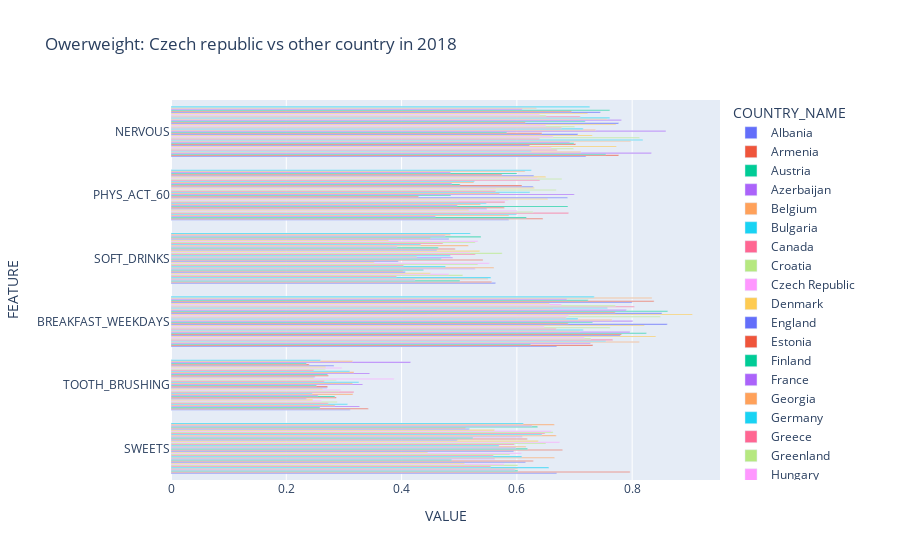

Here is the notebook cell this chart was saved with:
### Code cell
fig_horizontal.show()

### Figure 1 — Plotly figure (JSON) as saved in the notebook; plotly's stock layout.template omitted (floating-point values rounded to 4 significant figures)
{"data": [{"alignmentgroup": "True", "hovertemplate": "COUNTRY_NAME=Albania<br>VALUE=%{x}<br>FEATURE=%{y}<extra></extra>", "legendgroup": "Albania", "marker": {"color": "#636efa", "pattern": {"shape": ""}}, "name": "Albania", "offsetgroup": "Albania", "orientation": "h", "showlegend": true, "textposition": "auto", "type": "bar", "x": [0.669, 0.3108, 0.6693, 0.5628, 0.586, 0.72], "xaxis": "x", "y": ["SWEETS", "TOOTH_BRUSHING", "BREAKFAST_WEEKDAYS", "SOFT_DRINKS", "PHYS_ACT_60", "NERVOUS"], "yaxis": "y"}, {"alignmentgroup": "True", "hovertemplate": "COUNTRY_NAME=Armenia<br>VALUE=%{x}<br>FEATURE=%{y}<extra></extra>", "legendgroup": "Armenia", "marker": {"color": "#EF553B", "pattern": {"shape": ""}}, "name": "Armenia", "offsetgroup": "Armenia", "orientation": "h", "showlegend": true, "textposition": "auto", "type": "bar", "x": [0.7964, 0.3422, 0.7319, 0.5562, 0.6452, 0.7766], "xaxis": "x", "y": ["SWEETS", "TOOTH_BRUSHING", "BREAKFAST_WEEKDAYS", "SOFT_DRINKS", "PHYS_ACT_60", "NERVOUS"], "yaxis": "y"}, {"alignmentgroup": "True", "hovertemplate": "COUNTRY_NAME=Austria<br>VALUE=%{x}<br>FEATURE=%{y}<extra></extra>", "legendgroup": "Austria", "marker": {"color": "#00cc96", "pattern": {"shape": ""}}, "name": "Austria", "offsetgroup": "Austria", "orientation": "h", "showlegend": true, "textposition": "auto", "type": "bar", "x": [0.6017, 0.2585, 0.6241, 0.5011, 0.6166, 0.7546], "xaxis": "x", "y": ["SWEETS", "TOOTH_BRUSHING", "BREAKFAST_WEEKDAYS", "SOFT_DRINKS", "PHYS_ACT_60", "NERVOUS"], "yaxis": "y"}, {"alignmentgroup": "True", "hovertemplate": "COUNTRY_NAME=Azerbaijan<br>VALUE=%{x}<br>FEATURE=%{y}<extra></extra>", "legendgroup": "Azerbaijan", "marker": {"color": "#ab63fa", "pattern": {"shape": ""}}, "name": "Azerbaijan", "offsetgroup": "Azerbaijan", "orientation": "h", "showlegend": true, "textposition": "auto", "type": "bar", "x": [0.5963, 0.3272, 0.7277, 0.4231, 0.459, 0.8332], "xaxis": "x", "y": ["SWEETS", "TOOTH_BRUSHING", "BREAKFAST_WEEKDAYS", "SOFT_DRINKS", "PHYS_ACT_60", "NERVOUS"], "yaxis": "y"}, {"alignmentgroup": "True", "hovertemplate": "COUNTRY_NAME=Belgium<br>VALUE=%{x}<br>FEATURE=%{y}<extra></extra>", "legendgroup": "Belgium", "marker": {"color": "#FFA15A", "pattern": {"shape": ""}}, "name": "Belgium", "offsetgroup": "Belgium", "orientation": "h", "showlegend": true, "textposition": "auto", "type": "bar", "x": [0.6015, 0.2847, 0.8123, 0.5501, 0.5863, 0.7112], "xaxis": "x", "y": ["SWEETS", "TOOTH_BRUSHING", "BREAKFAST_WEEKDAYS", "SOFT_DRINKS", "PHYS_ACT_60", "NERVOUS"], "yaxis": "y"}, {"alignmentgroup": "True", "hovertemplate": "COUNTRY_NAME=Bulgaria<br>VALUE=%{x}<br>FEATURE=%{y}<extra></extra>", "legendgroup": "Bulgaria", "marker": {"color": "#19d3f3", "pattern": {"shape": ""}}, "name": "Bulgaria", "offsetgroup": "Bulgaria", "orientation": "h", "showlegend": true, "textposition": "auto", "type": "bar", "x": [0.6555, 0.3064, 0.7546, 0.555, 0.5994, 0.6251], "xaxis": "x", "y": ["SWEETS", "TOOTH_BRUSHING", "BREAKFAST_WEEKDAYS", "SOFT_DRINKS", "PHYS_ACT_60", "NERVOUS"], "yaxis": "y"}, {"alignmentgroup": "True", "hovertemplate": "COUNTRY_NAME=Canada<br>VALUE=%{x}<br>FEATURE=%{y}<extra></extra>", "legendgroup": "Canada", "marker": {"color": "#FF6692", "pattern": {"shape": ""}}, "name": "Canada", "offsetgroup": "Canada", "orientation": "h", "showlegend": true, "textposition": "auto", "type": "bar", "x": [0.5549, 0.2729, 0.7662, 0.3915, 0.6896, 0.6699], "xaxis": "x", "y": ["SWEETS", "TOOTH_BRUSHING", "BREAKFAST_WEEKDAYS", "SOFT_DRINKS", "PHYS_ACT_60", "NERVOUS"], "yaxis": "y"}, {"alignmentgroup": "True", "hovertemplate": "COUNTRY_NAME=Croatia<br>VALUE=%{x}<br>FEATURE=%{y}<extra></extra>", "legendgroup": "Croatia", "marker": {"color": "#B6E880", "pattern": {"shape": ""}}, "name": "Croatia", "offsetgroup": "Croatia", "orientation": "h", "showlegend": true, "textposition": "auto", "type": "bar", "x": [0.6016, 0.2883, 0.7286, 0.5062, 0.6281, 0.6983], "xaxis": "x", "y": ["SWEETS", "TOOTH_BRUSHING", "BREAKFAST_WEEKDAYS", "SOFT_DRINKS", "PHYS_ACT_60", "NERVOUS"], "yaxis": "y"}, {"alignmentgroup": "True", "hovertemplate": "COUNTRY_NAME=Czech Republic<br>VALUE=%{x}<br>FEATURE=%{y}<extra></extra>", "legendgroup": "Czech Republic", "marker": {"color": "#FF97FF", "pattern": {"shape": ""}}, "name": "Czech Republic", "offsetgroup": "Czech Republic", "orientation": "h", "showlegend": true, "textposition": "auto", "type": "bar", "x": [0.5783, 0.2608, 0.7173, 0.4824, 0.6001, 0.6597], "xaxis": "x", "y": ["SWEETS", "TOOTH_BRUSHING", "BREAKFAST_WEEKDAYS", "SOFT_DRINKS", "PHYS_ACT_60", "NERVOUS"], "yaxis": "y"}, {"alignmentgroup": "True", "hovertemplate": "COUNTRY_NAME=Denmark<br>VALUE=%{x}<br>FEATURE=%{y}<extra></extra>", "legendgroup": "Denmark", "marker": {"color": "#FECB52", "pattern": {"shape": ""}}, "name": "Denmark", "offsetgroup": "Denmark", "orientation": "h", "showlegend": true, "textposition": "auto", "type": "bar", "x": [0.5094, 0.2458, 0.8412, 0.45, 0.5167, 0.7728], "xaxis": "x", "y": ["SWEETS", "TOOTH_BRUSHING", "BREAKFAST_WEEKDAYS", "SOFT_DRINKS", "PHYS_ACT_60", "NERVOUS"], "yaxis": "y"}, {"alignmentgroup": "True", "hovertemplate": "COUNTRY_NAME=England<br>VALUE=%{x}<br>FEATURE=%{y}<extra></extra>", "legendgroup": "England", "marker": {"color": "#636efa", "pattern": {"shape": ""}}, "name": "England", "offsetgroup": "England", "orientation": "h", "showlegend": true, "textposition": "auto", "type": "bar", "x": [0.615, 0.2348, 0.7797, 0.4064, 0.5478, 0.6222], "xaxis": "x", "y": ["SWEETS", "TOOTH_BRUSHING", "BREAKFAST_WEEKDAYS", "SOFT_DRINKS", "PHYS_ACT_60", "NERVOUS"], "yaxis": "y"}, {"alignmentgroup": "True", "hovertemplate": "COUNTRY_NAME=Estonia<br>VALUE=%{x}<br>FEATURE=%{y}<extra></extra>", "legendgroup": "Estonia", "marker": {"color": "#EF553B", "pattern": {"shape": ""}}, "name": "Estonia", "offsetgroup": "Estonia", "orientation": "h", "showlegend": true, "textposition": "auto", "type": "bar", "x": [0.6284, 0.2867, 0.7816, 0.4027, 0.5783, 0.7021], "xaxis": "x", "y": ["SWEETS", "TOOTH_BRUSHING", "BREAKFAST_WEEKDAYS", "SOFT_DRINKS", "PHYS_ACT_60", "NERVOUS"], "yaxis": "y"}, {"alignmentgroup": "True", "hovertemplate": "COUNTRY_NAME=Finland<br>VALUE=%{x}<br>FEATURE=%{y}<extra></extra>", "legendgroup": "Finland", "marker": {"color": "#00cc96", "pattern": {"shape": ""}}, "name": "Finland", "offsetgroup": "Finland", "orientation": "h", "showlegend": true, "textposition": "auto", "type": "bar", "x": [0.4869, 0.2843, 0.8247, 0.4378, 0.6887, 0.6991], "xaxis": "x", "y": ["SWEETS", "TOOTH_BRUSHING", "BREAKFAST_WEEKDAYS", "SOFT_DRINKS", "PHYS_ACT_60", "NERVOUS"], "yaxis": "y"}, {"alignmentgroup": "True", "hovertemplate": "COUNTRY_NAME=France<br>VALUE=%{x}<br>FEATURE=%{y}<extra></extra>", "legendgroup": "France", "marker": {"color": "#ab63fa", "pattern": {"shape": ""}}, "name": "France", "offsetgroup": "France", "orientation": "h", "showlegend": true, "textposition": "auto", "type": "bar", "x": [0.5617, 0.2551, 0.7962, 0.5276, 0.4968, 0.6917], "xaxis": "x", "y": ["SWEETS", "TOOTH_BRUSHING", "BREAKFAST_WEEKDAYS", "SOFT_DRINKS", "PHYS_ACT_60", "NERVOUS"], "yaxis": "y"}, {"alignmentgroup": "True", "hovertemplate": "COUNTRY_NAME=Georgia<br>VALUE=%{x}<br>FEATURE=%{y}<extra></extra>", "legendgroup": "Georgia", "marker": {"color": "#FFA15A", "pattern": {"shape": ""}}, "name": "Georgia", "offsetgroup": "Georgia", "orientation": "h", "showlegend": true, "textposition": "auto", "type": "bar", "x": [0.6654, 0.3156, 0.7097, 0.5604, 0.537, 0.7975], "xaxis": "x", "y": ["SWEETS", "TOOTH_BRUSHING", "BREAKFAST_WEEKDAYS", "SOFT_DRINKS", "PHYS_ACT_60", "NERVOUS"], "yaxis": "y"}, {"alignmentgroup": "True", "hovertemplate": "COUNTRY_NAME=Germany<br>VALUE=%{x}<br>FEATURE=%{y}<extra></extra>", "legendgroup": "Germany", "marker": {"color": "#19d3f3", "pattern": {"shape": ""}}, "name": "Germany", "offsetgroup": "Germany", "orientation": "h", "showlegend": true, "textposition": "auto", "type": "bar", "x": [0.6086, 0.2452, 0.7151, 0.4763, 0.547, 0.8185], "xaxis": "x", "y": ["SWEETS", "TOOTH_BRUSHING", "BREAKFAST_WEEKDAYS", "SOFT_DRINKS", "PHYS_ACT_60", "NERVOUS"], "yaxis": "y"}, {"alignmentgroup": "True", "hovertemplate": "COUNTRY_NAME=Greece<br>VALUE=%{x}<br>FEATURE=%{y}<extra></extra>", "legendgroup": "Greece", "marker": {"color": "#FF6692", "pattern": {"shape": ""}}, "name": "Greece", "offsetgroup": "Greece", "orientation": "h", "showlegend": true, "textposition": "auto", "type": "bar", "x": [0.5593, 0.3172, 0.6683, 0.4036, 0.5792, 0.6393], "xaxis": "x", "y": ["SWEETS", "TOOTH_BRUSHING", "BREAKFAST_WEEKDAYS", "SOFT_DRINKS", "PHYS_ACT_60", "NERVOUS"], "yaxis": "y"}, {"alignmentgroup": "True", "hovertemplate": "COUNTRY_NAME=Greenland<br>VALUE=%{x}<br>FEATURE=%{y}<extra></extra>", "legendgroup": "Greenland", "marker": {"color": "#B6E880", "pattern": {"shape": ""}}, "name": "Greenland", "offsetgroup": "Greenland", "orientation": "h", "showlegend": true, "textposition": "auto", "type": "bar", "x": [0.588, 0.2912, 0.7618, 0.5324, 0.4968, 0.8129], "xaxis": "x", "y": ["SWEETS", "TOOTH_BRUSHING", "BREAKFAST_WEEKDAYS", "SOFT_DRINKS", "PHYS_ACT_60", "NERVOUS"], "yaxis": "y"}, {"alignmentgroup": "True", "hovertemplate": "COUNTRY_NAME=Hungary<br>VALUE=%{x}<br>FEATURE=%{y}<extra></extra>", "legendgroup": "Hungary", "marker": {"color": "#FF97FF", "pattern": {"shape": ""}}, "name": "Hungary", "offsetgroup": "Hungary", "orientation": "h", "showlegend": true, "textposition": "auto", "type": "bar", "x": [0.6078, 0.2943, 0.6475, 0.5522, 0.5849, 0.6629], "xaxis": "x", "y": ["SWEETS", "TOOTH_BRUSHING", "BREAKFAST_WEEKDAYS", "SOFT_DRINKS", "PHYS_ACT_60", "NERVOUS"], "yaxis": "y"}, {"alignmentgroup": "True", "hovertemplate": "COUNTRY_NAME=Iceland<br>VALUE=%{x}<br>FEATURE=%{y}<extra></extra>", "legendgroup": "Iceland", "marker": {"color": "#FECB52", "pattern": {"shape": ""}}, "name": "Iceland", "offsetgroup": "Iceland", "orientation": "h", "showlegend": true, "textposition": "auto", "type": "bar", "x": [0.4455, 0.2628, 0.8214, 0.3525, 0.6536, 0.7309], "xaxis": "x", "y": ["SWEETS", "TOOTH_BRUSHING", "BREAKFAST_WEEKDAYS", "SOFT_DRINKS", "PHYS_ACT_60", "NERVOUS"], "yaxis": "y"}, {"alignmentgroup": "True", "hovertemplate": "COUNTRY_NAME=Ireland<br>VALUE=%{x}<br>FEATURE=%{y}<extra></extra>", "legendgroup": "Ireland", "marker": {"color": "#636efa", "pattern": {"shape": ""}}, "name": "Ireland", "offsetgroup": "Ireland", "orientation": "h", "showlegend": true, "textposition": "auto", "type": "bar", "x": [0.5943, 0.2709, 0.8609, 0.3942, 0.688, 0.7059], "xaxis": "x", "y": ["SWEETS", "TOOTH_BRUSHING", "BREAKFAST_WEEKDAYS", "SOFT_DRINKS", "PHYS_ACT_60", "NERVOUS"], "yaxis": "y"}, {"alignmentgroup": "True", "hovertemplate": "COUNTRY_NAME=Israel<br>VALUE=%{x}<br>FEATURE=%{y}<extra></extra>", "legendgroup": "Israel", "marker": {"color": "#EF553B", "pattern": {"shape": ""}}, "name": "Israel", "offsetgroup": "Israel", "orientation": "h", "showlegend": true, "textposition": "auto", "type": "bar", "x": [0.6791, 0.2717, 0.6891, 0.5412, 0.4295, 0.6437], "xaxis": "x", "y": ["SWEETS", "TOOTH_BRUSHING", "BREAKFAST_WEEKDAYS", "SOFT_DRINKS", "PHYS_ACT_60", "NERVOUS"], "yaxis": "y"}, {"alignmentgroup": "True", "hovertemplate": "COUNTRY_NAME=Italy<br>VALUE=%{x}<br>FEATURE=%{y}<extra></extra>", "legendgroup": "Italy", "marker": {"color": "#00cc96", "pattern": {"shape": ""}}, "name": "Italy", "offsetgroup": "Italy", "orientation": "h", "showlegend": true, "textposition": "auto", "type": "bar", "x": [0.6185, 0.2526, 0.7314, 0.4688, 0.4856, 0.5826], "xaxis": "x", "y": ["SWEETS", "TOOTH_BRUSHING", "BREAKFAST_WEEKDAYS", "SOFT_DRINKS", "PHYS_ACT_60", "NERVOUS"], "yaxis": "y"}, {"alignmentgroup": "True", "hovertemplate": "COUNTRY_NAME=Kazakhstan<br>VALUE=%{x}<br>FEATURE=%{y}<extra></extra>", "legendgroup": "Kazakhstan", "marker": {"color": "#ab63fa", "pattern": {"shape": ""}}, "name": "Kazakhstan", "offsetgroup": "Kazakhstan", "orientation": "h", "showlegend": true, "textposition": "auto", "type": "bar", "x": [0.5982, 0.3326, 0.8009, 0.4888, 0.6997, 0.8585], "xaxis": "x", "y": ["SWEETS", "TOOTH_BRUSHING", "BREAKFAST_WEEKDAYS", "SOFT_DRINKS", "PHYS_ACT_60", "NERVOUS"], "yaxis": "y"}, {"alignmentgroup": "True", "hovertemplate": "COUNTRY_NAME=Latvia<br>VALUE=%{x}<br>FEATURE=%{y}<extra></extra>", "legendgroup": "Latvia", "marker": {"color": "#FFA15A", "pattern": {"shape": ""}}, "name": "Latvia", "offsetgroup": "Latvia", "orientation": "h", "showlegend": true, "textposition": "auto", "type": "bar", "x": [0.616, 0.3151, 0.7651, 0.4264, 0.57, 0.7364], "xaxis": "x", "y": ["SWEETS", "TOOTH_BRUSHING", "BREAKFAST_WEEKDAYS", "SOFT_DRINKS", "PHYS_ACT_60", "NERVOUS"], "yaxis": "y"}, {"alignmentgroup": "True", "hovertemplate": "COUNTRY_NAME=Lithuania<br>VALUE=%{x}<br>FEATURE=%{y}<extra></extra>", "legendgroup": "Lithuania", "marker": {"color": "#19d3f3", "pattern": {"shape": ""}}, "name": "Lithuania", "offsetgroup": "Lithuania", "orientation": "h", "showlegend": true, "textposition": "auto", "type": "bar", "x": [0.5691, 0.3259, 0.706, 0.4846, 0.6227, 0.7149], "xaxis": "x", "y": ["SWEETS", "TOOTH_BRUSHING", "BREAKFAST_WEEKDAYS", "SOFT_DRINKS", "PHYS_ACT_60", "NERVOUS"], "yaxis": "y"}, {"alignmentgroup": "True", "hovertemplate": "COUNTRY_NAME=Luxembourg<br>VALUE=%{x}<br>FEATURE=%{y}<extra></extra>", "legendgroup": "Luxembourg", "marker": {"color": "#FF6692", "pattern": {"shape": ""}}, "name": "Luxembourg", "offsetgroup": "Luxembourg", "orientation": "h", "showlegend": true, "textposition": "auto", "type": "bar", "x": [0.5957, 0.2658, 0.6856, 0.528, 0.5633, 0.6775], "xaxis": "x", "y": ["SWEETS", "TOOTH_BRUSHING", "BREAKFAST_WEEKDAYS", "SOFT_DRINKS", "PHYS_ACT_60", "NERVOUS"], "yaxis": "y"}, {"alignmentgroup": "True", "hovertemplate": "COUNTRY_NAME=Macedonia<br>VALUE=%{x}<br>FEATURE=%{y}<extra></extra>", "legendgroup": "Macedonia", "marker": {"color": "#B6E880", "pattern": {"shape": ""}}, "name": "Macedonia", "offsetgroup": "Macedonia", "orientation": "h", "showlegend": true, "textposition": "auto", "type": "bar", "x": [0.6504, 0.2868, 0.8492, 0.5744, 0.6681, 0.7003], "xaxis": "x", "y": ["SWEETS", "TOOTH_BRUSHING", "BREAKFAST_WEEKDAYS", "SOFT_DRINKS", "PHYS_ACT_60", "NERVOUS"], "yaxis": "y"}, {"alignmentgroup": "True", "hovertemplate": "COUNTRY_NAME=Malta<br>VALUE=%{x}<br>FEATURE=%{y}<extra></extra>", "legendgroup": "Malta", "marker": {"color": "#FF97FF", "pattern": {"shape": ""}}, "name": "Malta", "offsetgroup": "Malta", "orientation": "h", "showlegend": true, "textposition": "auto", "type": "bar", "x": [0.6742, 0.387, 0.6899, 0.5192, 0.5639, 0.6503], "xaxis": "x", "y": ["SWEETS", "TOOTH_BRUSHING", "BREAKFAST_WEEKDAYS", "SOFT_DRINKS", "PHYS_ACT_60", "NERVOUS"], "yaxis": "y"}, {"alignmentgroup": "True", "hovertemplate": "COUNTRY_NAME=Netherlands<br>VALUE=%{x}<br>FEATURE=%{y}<extra></extra>", "legendgroup": "Netherlands", "marker": {"color": "#FECB52", "pattern": {"shape": ""}}, "name": "Netherlands", "offsetgroup": "Netherlands", "orientation": "h", "showlegend": true, "textposition": "auto", "type": "bar", "x": [0.6371, 0.2477, 0.9048, 0.5357, 0.6302, 0.7721], "xaxis": "x", "y": ["SWEETS", "TOOTH_BRUSHING", "BREAKFAST_WEEKDAYS", "SOFT_DRINKS", "PHYS_ACT_60", "NERVOUS"], "yaxis": "y"}, {"alignmentgroup": "True", "hovertemplate": "COUNTRY_NAME=Norway<br>VALUE=%{x}<br>FEATURE=%{y}<extra></extra>", "legendgroup": "Norway", "marker": {"color": "#636efa", "pattern": {"shape": ""}}, "name": "Norway", "offsetgroup": "Norway", "orientation": "h", "showlegend": true, "textposition": "auto", "type": "bar", "x": [0.4966, 0.25, 0.8516, 0.4613, 0.6284, 0.7766], "xaxis": "x", "y": ["SWEETS", "TOOTH_BRUSHING", "BREAKFAST_WEEKDAYS", "SOFT_DRINKS", "PHYS_ACT_60", "NERVOUS"], "yaxis": "y"}, {"alignmentgroup": "True", "hovertemplate": "COUNTRY_NAME=Poland<br>VALUE=%{x}<br>FEATURE=%{y}<extra></extra>", "legendgroup": "Poland", "marker": {"color": "#EF553B", "pattern": {"shape": ""}}, "name": "Poland", "offsetgroup": "Poland", "orientation": "h", "showlegend": true, "textposition": "auto", "type": "bar", "x": [0.618, 0.273, 0.7707, 0.4929, 0.6088, 0.6149], "xaxis": "x", "y": ["SWEETS", "TOOTH_BRUSHING", "BREAKFAST_WEEKDAYS", "SOFT_DRINKS", "PHYS_ACT_60", "NERVOUS"], "yaxis": "y"}, {"alignmentgroup": "True", "hovertemplate": "COUNTRY_NAME=Portugal<br>VALUE=%{x}<br>FEATURE=%{y}<extra></extra>", "legendgroup": "Portugal", "marker": {"color": "#00cc96", "pattern": {"shape": ""}}, "name": "Portugal", "offsetgroup": "Portugal", "orientation": "h", "showlegend": true, "textposition": "auto", "type": "bar", "x": [0.5238, 0.2719, 0.8616, 0.4636, 0.5015, 0.7186], "xaxis": "x", "y": ["SWEETS", "TOOTH_BRUSHING", "BREAKFAST_WEEKDAYS", "SOFT_DRINKS", "PHYS_ACT_60", "NERVOUS"], "yaxis": "y"}, {"alignmentgroup": "True", "hovertemplate": "COUNTRY_NAME=Republic of Moldova<br>VALUE=%{x}<br>FEATURE=%{y}<extra></extra>", "legendgroup": "Republic of Moldova", "marker": {"color": "#ab63fa", "pattern": {"shape": ""}}, "name": "Republic of Moldova", "offsetgroup": "Republic of Moldova", "orientation": "h", "showlegend": true, "textposition": "auto", "type": "bar", "x": [0.6094, 0.3447, 0.7899, 0.3923, 0.4875, 0.7812], "xaxis": "x", "y": ["SWEETS", "TOOTH_BRUSHING", "BREAKFAST_WEEKDAYS", "SOFT_DRINKS", "PHYS_ACT_60", "NERVOUS"], "yaxis": "y"}, {"alignmentgroup": "True", "hovertemplate": "COUNTRY_NAME=Romania<br>VALUE=%{x}<br>FEATURE=%{y}<extra></extra>", "legendgroup": "Romania", "marker": {"color": "#FFA15A", "pattern": {"shape": ""}}, "name": "Romania", "offsetgroup": "Romania", "orientation": "h", "showlegend": true, "textposition": "auto", "type": "bar", "x": [0.6682, 0.3174, 0.6629, 0.5158, 0.5253, 0.7567], "xaxis": "x", "y": ["SWEETS", "TOOTH_BRUSHING", "BREAKFAST_WEEKDAYS", "SOFT_DRINKS", "PHYS_ACT_60", "NERVOUS"], "yaxis": "y"}, {"alignmentgroup": "True", "hovertemplate": "COUNTRY_NAME=Russia<br>VALUE=%{x}<br>FEATURE=%{y}<extra></extra>", "legendgroup": "Russia", "marker": {"color": "#19d3f3", "pattern": {"shape": ""}}, "name": "Russia", "offsetgroup": "Russia", "orientation": "h", "showlegend": true, "textposition": "auto", "type": "bar", "x": [0.6437, 0.3102, 0.757, 0.4333, 0.5266, 0.761], "xaxis": "x", "y": ["SWEETS", "TOOTH_BRUSHING", "BREAKFAST_WEEKDAYS", "SOFT_DRINKS", "PHYS_ACT_60", "NERVOUS"], "yaxis": "y"}, {"alignmentgroup": "True", "hovertemplate": "COUNTRY_NAME=Scotland<br>VALUE=%{x}<br>FEATURE=%{y}<extra></extra>", "legendgroup": "Scotland", "marker": {"color": "#FF6692", "pattern": {"shape": ""}}, "name": "Scotland", "offsetgroup": "Scotland", "orientation": "h", "showlegend": true, "textposition": "auto", "type": "bar", "x": [0.6489, 0.2479, 0.8039, 0.4719, 0.6398, 0.7099], "xaxis": "x", "y": ["SWEETS", "TOOTH_BRUSHING", "BREAKFAST_WEEKDAYS", "SOFT_DRINKS", "PHYS_ACT_60", "NERVOUS"], "yaxis": "y"}, {"alignmentgroup": "True", "hovertemplate": "COUNTRY_NAME=Serbia<br>VALUE=%{x}<br>FEATURE=%{y}<extra></extra>", "legendgroup": "Serbia", "marker": {"color": "#B6E880", "pattern": {"shape": ""}}, "name": "Serbia", "offsetgroup": "Serbia", "orientation": "h", "showlegend": true, "textposition": "auto", "type": "bar", "x": [0.6629, 0.2677, 0.7712, 0.5277, 0.6782, 0.6508], "xaxis": "x", "y": ["SWEETS", "TOOTH_BRUSHING", "BREAKFAST_WEEKDAYS", "SOFT_DRINKS", "PHYS_ACT_60", "NERVOUS"], "yaxis": "y"}, {"alignmentgroup": "True", "hovertemplate": "COUNTRY_NAME=Slovakia<br>VALUE=%{x}<br>FEATURE=%{y}<extra></extra>", "legendgroup": "Slovakia", "marker": {"color": "#FF97FF", "pattern": {"shape": ""}}, "name": "Slovakia", "offsetgroup": "Slovakia", "orientation": "h", "showlegend": true, "textposition": "auto", "type": "bar", "x": [0.6597, 0.2965, 0.6771, 0.5323, 0.6355, 0.6396], "xaxis": "x", "y": ["SWEETS", "TOOTH_BRUSHING", "BREAKFAST_WEEKDAYS", "SOFT_DRINKS", "PHYS_ACT_60", "NERVOUS"], "yaxis": "y"}, {"alignmentgroup": "True", "hovertemplate": "COUNTRY_NAME=Slovenia<br>VALUE=%{x}<br>FEATURE=%{y}<extra></extra>", "legendgroup": "Slovenia", "marker": {"color": "#FECB52", "pattern": {"shape": ""}}, "name": "Slovenia", "offsetgroup": "Slovenia", "orientation": "h", "showlegend": true, "textposition": "auto", "type": "bar", "x": [0.561, 0.2683, 0.6568, 0.3777, 0.6501, 0.7229], "xaxis": "x", "y": ["SWEETS", "TOOTH_BRUSHING", "BREAKFAST_WEEKDAYS", "SOFT_DRINKS", "PHYS_ACT_60", "NERVOUS"], "yaxis": "y"}, {"alignmentgroup": "True", "hovertemplate": "COUNTRY_NAME=Spain<br>VALUE=%{x}<br>FEATURE=%{y}<extra></extra>", "legendgroup": "Spain", "marker": {"color": "#636efa", "pattern": {"shape": ""}}, "name": "Spain", "offsetgroup": "Spain", "orientation": "h", "showlegend": true, "textposition": "auto", "type": "bar", "x": [0.5176, 0.2827, 0.7999, 0.4824, 0.6295, 0.745], "xaxis": "x", "y": ["SWEETS", "TOOTH_BRUSHING", "BREAKFAST_WEEKDAYS", "SOFT_DRINKS", "PHYS_ACT_60", "NERVOUS"], "yaxis": "y"}, {"alignmentgroup": "True", "hovertemplate": "COUNTRY_NAME=Sweden<br>VALUE=%{x}<br>FEATURE=%{y}<extra></extra>", "legendgroup": "Sweden", "marker": {"color": "#EF553B", "pattern": {"shape": ""}}, "name": "Sweden", "offsetgroup": "Sweden", "orientation": "h", "showlegend": true, "textposition": "auto", "type": "bar", "x": [0.5111, 0.2397, 0.838, 0.4501, 0.5741, 0.695], "xaxis": "x", "y": ["SWEETS", "TOOTH_BRUSHING", "BREAKFAST_WEEKDAYS", "SOFT_DRINKS", "PHYS_ACT_60", "NERVOUS"], "yaxis": "y"}, {"alignmentgroup": "True", "hovertemplate": "COUNTRY_NAME=Switzerland<br>VALUE=%{x}<br>FEATURE=%{y}<extra></extra>", "legendgroup": "Switzerland", "marker": {"color": "#00cc96", "pattern": {"shape": ""}}, "name": "Switzerland", "offsetgroup": "Switzerland", "orientation": "h", "showlegend": true, "textposition": "auto", "type": "bar", "x": [0.6358, 0.2352, 0.7237, 0.5377, 0.6001, 0.7611], "xaxis": "x", "y": ["SWEETS", "TOOTH_BRUSHING", "BREAKFAST_WEEKDAYS", "SOFT_DRINKS", "PHYS_ACT_60", "NERVOUS"], "yaxis": "y"}, {"alignmentgroup": "True", "hovertemplate": "COUNTRY_NAME=Turkey<br>VALUE=%{x}<br>FEATURE=%{y}<extra></extra>", "legendgroup": "Turkey", "marker": {"color": "#ab63fa", "pattern": {"shape": ""}}, "name": "Turkey", "offsetgroup": "Turkey", "orientation": "h", "showlegend": true, "textposition": "auto", "type": "bar", "x": [0.6262, 0.4157, 0.6867, 0.4757, 0.4851, 0.6093], "xaxis": "x", "y": ["SWEETS", "TOOTH_BRUSHING", "BREAKFAST_WEEKDAYS", "SOFT_DRINKS", "PHYS_ACT_60", "NERVOUS"], "yaxis": "y"}, {"alignmentgroup": "True", "hovertemplate": "COUNTRY_NAME=Ukraine<br>VALUE=%{x}<br>FEATURE=%{y}<extra></extra>", "legendgroup": "Ukraine", "marker": {"color": "#FFA15A", "pattern": {"shape": ""}}, "name": "Ukraine", "offsetgroup": "Ukraine", "orientation": "h", "showlegend": true, "textposition": "auto", "type": "bar", "x": [0.665, 0.3151, 0.8343, 0.4848, 0.6142, 0.6339], "xaxis": "x", "y": ["SWEETS", "TOOTH_BRUSHING", "BREAKFAST_WEEKDAYS", "SOFT_DRINKS", "PHYS_ACT_60", "NERVOUS"], "yaxis": "y"}, {"alignmentgroup": "True", "hovertemplate": "COUNTRY_NAME=Wales<br>VALUE=%{x}<br>FEATURE=%{y}<extra></extra>", "legendgroup": "Wales", "marker": {"color": "#19d3f3", "pattern": {"shape": ""}}, "name": "Wales", "offsetgroup": "Wales", "orientation": "h", "showlegend": true, "textposition": "auto", "type": "bar", "x": [0.6114, 0.2594, 0.7341, 0.5195, 0.625, 0.7263], "xaxis": "x", "y": ["SWEETS", "TOOTH_BRUSHING", "BREAKFAST_WEEKDAYS", "SOFT_DRINKS", "PHYS_ACT_60", "NERVOUS"], "yaxis": "y"}], "layout": {"barmode": "group", "legend": {"title": {"text": "COUNTRY_NAME"}, "tracegroupgap": 0}, "title": {"text": "Owerweight: Czech republic vs other country in 2018"}, "xaxis": {"anchor": "y", "domain": [0, 1], "title": {"text": "VALUE"}}, "yaxis": {"anchor": "x", "domain": [0, 1], "title": {"text": "FEATURE"}}}}
